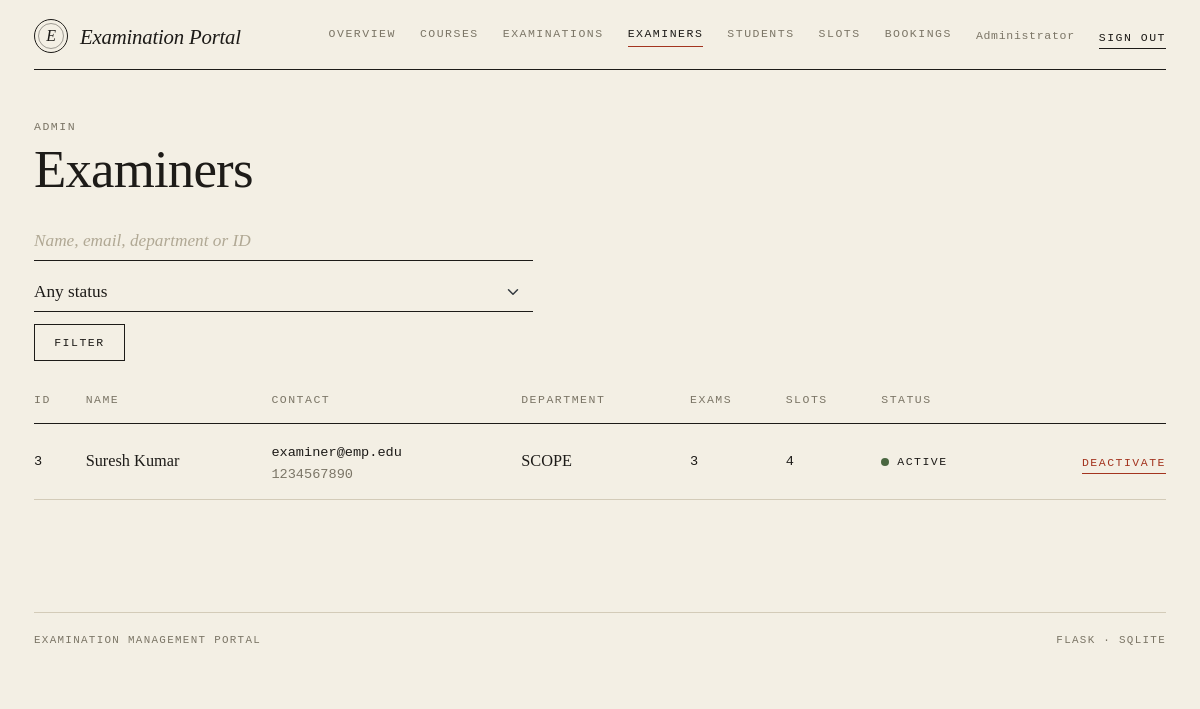
The app's page /admin/examiners (signed in) with its own data.
### tables this page shows
CREATE TABLE users (
    id            INTEGER PRIMARY KEY AUTOINCREMENT,
    email         TEXT NOT NULL UNIQUE,
    password_hash TEXT NOT NULL,
    role          TEXT NOT NULL CHECK (role IN ('admin','examiner','student')),
    full_name     TEXT NOT NULL,
    phone         TEXT,
    department    TEXT,
    status        TEXT NOT NULL DEFAULT 'active'
                  CHECK (status IN ('active','pending','inactive')),
    created_on    TEXT NOT NULL DEFAULT (date('now','localtime'))
);

### routes/admin.py (the view)
@bp.route("/examiners")
def examiners():
    q, st = request.args.get("q", "").strip(), request.args.get("status", "")
    sql = ("SELECT u.*, (SELECT COUNT(*) FROM slots s WHERE s.examiner_id=u.id) AS n_slots, "
           "(SELECT COUNT(*) FROM exam_examiners x WHERE x.examiner_id=u.id) AS n_exams "
           "FROM users u WHERE role='examiner'")
    params = []
    if q:
        sql += " AND (u.full_name LIKE ? OR u.email LIKE ? OR u.department LIKE ? OR CAST(u.id AS TEXT)=?)"
        params += [like(q), like(q), like(q), q]
    if st in ("pending", "active", "inactive"):
        sql += " AND u.status=?"
        params.append(st)
    rows = get_db().execute(sql + " ORDER BY u.id DESC", params).fetchall()
    return render_template("admin/examiners.html", rows=rows, q=q, st_=st)

### db.py (called while the page is built)
def _connect(path):
    con = sqlite3.connect(path, isolation_level=None)  # we manage transactions
    con.row_factory = sqlite3.Row
    con.execute("PRAGMA foreign_keys = ON")
    return con

def get_db():
    if "db" not in g:
        g.db = _connect(current_app.config["DATABASE"])
    return g.db

### logic.py (called while the page is built)
def csrf_token():
    if "_csrf" not in session:
        session["_csrf"] = secrets.token_hex(16)
    return session["_csrf"]

def csrf_field():
    return Markup('<input type="hidden" name="_csrf" value="%s">' % csrf_token())

### routes/admin.py (called while the page is built)
@bp.before_request
def guard():
    if not g.user:
        return redirect(url_for("auth.login"))
    if g.user["role"] != "admin":
        abort(403)

### templates/admin/examiners.html (shortened to what this page needs)
{% extends 'base.html' %}
{% from 'macros.html' import head, st, post %}
{% block body %}
{{ head('Admin', 'Examiners') }}
<div class="toolbar">
  <form class="search" method="get">
    <input class="form-control" name="q" value="{{ q }}" placeholder="Name, email, department or ID">
    <select class="form-select" name="status">
      <option value="">Any status</option>
    </select>
    <button class="btn">Filter</button>
  </form>
</div>
{% if rows %}
<div class="table-responsive"><table class="table">
  <thead><tr><th>ID</th><th>Name</th><th>Contact</th><th>Department</th><th>Exams</th><th>Slots</th><th>Status</th><th></th></tr></thead>
  <tbody>
  {% for u in rows %}
  <tr><td class="mono">{{ u.id }}</td><td>{{ u.full_name }}</td>
      <td><span class="mono">{{ u.email }}</span><div class="muted mono">{{ u.phone }}</div></td>
      <td>{{ u.department }}</td><td class="mono">{{ u.n_exams }}</td><td class="mono">{{ u.n_slots }}</td>
      <td>{{ st(u.status) }}</td>
      <td class="r">
        {% if u.status != 'inactive' %}{{ post(url_for('admin.examiner_status', uid=u.id), 'Reject' if u.status == 'pending' else 'Deactivate', 'act act-danger', 'Deactivate this examiner?', '<input type="hidden" name="status" value="inactive">') }}{% endif %}
      </td></tr>
  {% endfor %}
  </tbody></table></div>
{% else %}<div class="empty">No examiners {{ 'match.' if (q or st_) else 'have registered.' }}</div>{% endif %}
{% endblock %}

### templates/macros.html (shortened to what this page needs)
{% macro st(s) %}<span class="st st-{{ s|slug }}">{{ s }}</span>{% endmacro %}
{% macro head(eyebrow, title, em='', lede='') %}
<div class="page-head">
  <div class="eyebrow">{{ eyebrow }}</div>
  <h1 class="title">{{ title }}{% if em %} <em>{{ em }}</em>{% endif %}</h1>
</div>
{% endmacro %}
{% macro post(url, label, cls='act', confirm='', extra='') %}
<form method="post" action="{{ url }}" class="d-inline"
      {% if confirm %}onsubmit="return confirm('{{ confirm }}')"{% endif %}>{{ csrf_field() }}{{ extra|safe }}
  <button class="{{ cls }}">{{ label }}</button></form>
{% endmacro %}

### templates/nav.html
{% set links = {
  'admin': [('admin.dashboard','Overview'),('admin.courses','Courses'),('admin.exams','Examinations'),
            ('admin.examiners','Examiners'),('admin.students','Students'),('admin.slots','Slots'),
            ('admin.bookings','Bookings')],
  'examiner': [('examiner.dashboard','Overview')],
  'student': [('student.dashboard','Overview'),('student.exams','Examinations'),
              ('student.bookings','Bookings'),('student.results','Results'),('student.profile','Profile')]
} %}
<header class="site-nav">
  <a class="brand" href="{{ url_for('auth.index') }}"><span class="seal">E</span>Examination Portal</a>
  <nav class="nav-links">
    {% if g.user and not (g.user.role == 'examiner' and g.user.status != 'active') %}
      {% for ep, label in links[g.user.role] %}
        {% set u = url_for(ep) %}
        <a href="{{ u }}" class="{{ 'on' if ((request.path == u) if loop.first else request.path.startswith(u)) }}">{{ label }}</a>
      {% endfor %}
    {% endif %}
    {% if g.user %}
      <span class="who">{{ g.user.full_name }}</span>
      <form method="post" action="{{ url_for('auth.logout') }}" class="d-inline">{{ csrf_field() }}
        <button class="act">Sign out</button></form>
    {% endif %}
  </nav>
</header>

### static/css/style.css (style rules this page uses)
:root { --paper: #f3efe4; --paper-2: #e9e3d1; --ink: #1d1b18; --muted: #7b7566; --rule: #d3cbb8; --accent: #a3341f; --ok: #4a6741; --warn: #a67c1f; --serif: "Iowan Old Style", "Palatino Linotype", Palatino, "Book Antiqua", Georgia, serif; --mono: ui-monospace, "SF Mono", "Cascadia Mono", Menlo, Consolas, monospace; }
html, body { background: var(--paper); }
body { color: var(--ink); font-family: var(--serif); font-size: 1.02rem; line-height: 1.6; -webkit-font-smoothing: antialiased; }
a { color: var(--ink); text-decoration-color: var(--accent); text-underline-offset: 3px; }
h1, h2, h3 { font-weight: 400; letter-spacing: -0.015em; }
.mono { font-family: var(--mono); font-size: .85rem; }
.muted { color: var(--muted); }
.site-nav { display: flex; flex-wrap: wrap; gap: .8rem 2rem; align-items: center; justify-content: space-between; padding: 1.2rem 0 1rem; border-bottom: 1px solid var(--ink); }
.brand { display: flex; align-items: center; gap: .75rem; text-decoration: none; font-style: italic; font-size: 1.3rem; letter-spacing: -.01em; }
.seal { width: 34px; height: 34px; border: 1px solid var(--ink); border-radius: 50%; display: grid; place-items: center; position: relative; font-size: 1rem; }
.seal::after { content: ""; position: absolute; inset: 3px; border: 1px solid var(--ink); border-radius: 50%; opacity: .4; }
.nav-links { display: flex; flex-wrap: wrap; gap: .4rem 1.5rem; align-items: center; }
.nav-links a, .act, .eyebrow, .btn, th, .st, .form-label { font-family: var(--mono); font-size: .72rem; letter-spacing: .13em; text-transform: uppercase; }
.nav-links a { color: var(--muted); text-decoration: none; padding-bottom: 3px; border-bottom: 1px solid transparent; }
.nav-links a:hover, .nav-links a.on { color: var(--ink); }
.nav-links a.on { border-bottom-color: var(--accent); }
.who { font-family: var(--mono); font-size: .72rem; color: var(--muted); letter-spacing: .06em; }
.eyebrow { color: var(--muted); }
.page-head { margin: 3rem 0 1.6rem; }
.title { font-size: clamp(2.1rem, 4.4vw, 3.4rem); line-height: 1.04; margin: .35rem 0 0; }
.table { --bs-table-bg: transparent; --bs-table-color: var(--ink); --bs-table-hover-bg: rgba(29, 27, 24, .035); --bs-table-hover-color: var(--ink); margin: 0; border-color: var(--rule); }
.table > :not(caption) > * > * { background: transparent; box-shadow: none; padding: .85rem .8rem .85rem 0; border-bottom: 1px solid var(--rule); vertical-align: middle; }
.table thead th { color: var(--muted); font-weight: 400; border-bottom: 1px solid var(--ink); white-space: nowrap; }
.table td.r, .table th.r { text-align: right; padding-right: 0; }
.table td.mono { white-space: nowrap; }
.st { display: inline-flex; align-items: center; gap: .5rem; white-space: nowrap; }
.st::before { content: ""; width: .5rem; height: .5rem; border-radius: 50%; background: var(--muted); }
.st-available::before, .st-active::before, .st-booked::before, .st-booking-open::before { background: var(--ok); }
.act { color: var(--ink); text-decoration: none; border: 0; background: none; padding: 0; border-bottom: 1px solid var(--ink); margin-right: 1rem; cursor: pointer; }
.act-danger { color: var(--accent); border-color: var(--accent); }
.act:last-child { margin-right: 0; }
.btn { border-radius: 0; padding: .55rem 1.2rem; border: 1px solid var(--ink); color: var(--ink); background: transparent; transition: background .15s, color .15s; }
.toolbar { display: flex; flex-wrap: wrap; gap: 1rem 1.4rem; align-items: end; justify-content: space-between; margin: 1.6rem 0 1rem; }
.search { display: flex; flex-wrap: wrap; gap: .8rem 1.2rem; align-items: end; }
.search .form-control { min-width: 220px; }
.search .form-select { min-width: 150px; }
.form-control, .form-select { background-color: transparent; border: 0; border-bottom: 1px solid var(--ink); border-radius: 0; padding: .35rem 0; font-family: var(--serif); font-size: 1.08rem; color: var(--ink); box-shadow: none; }
.form-select { padding-right: 1.6rem; }
.form-control::placeholder { color: #b0a894; font-style: italic; }

### records on screen
users: user.full_name "Administrator", role "ADMIN"
users: id "3", full_name "Suresh Kumar", email "examiner@emp.edu", phone "1234567890", department "SCOPE", n_exams "3", n_slots "4", status "ACTIVE", label "DEACTIVATE"

### other values on screen
{{ label }} "OVERVIEW" "COURSES" "EXAMINATIONS" "EXAMINERS" "STUDENTS" "SLOTS" "BOOKINGS"
{{ title }} "Examiners"
